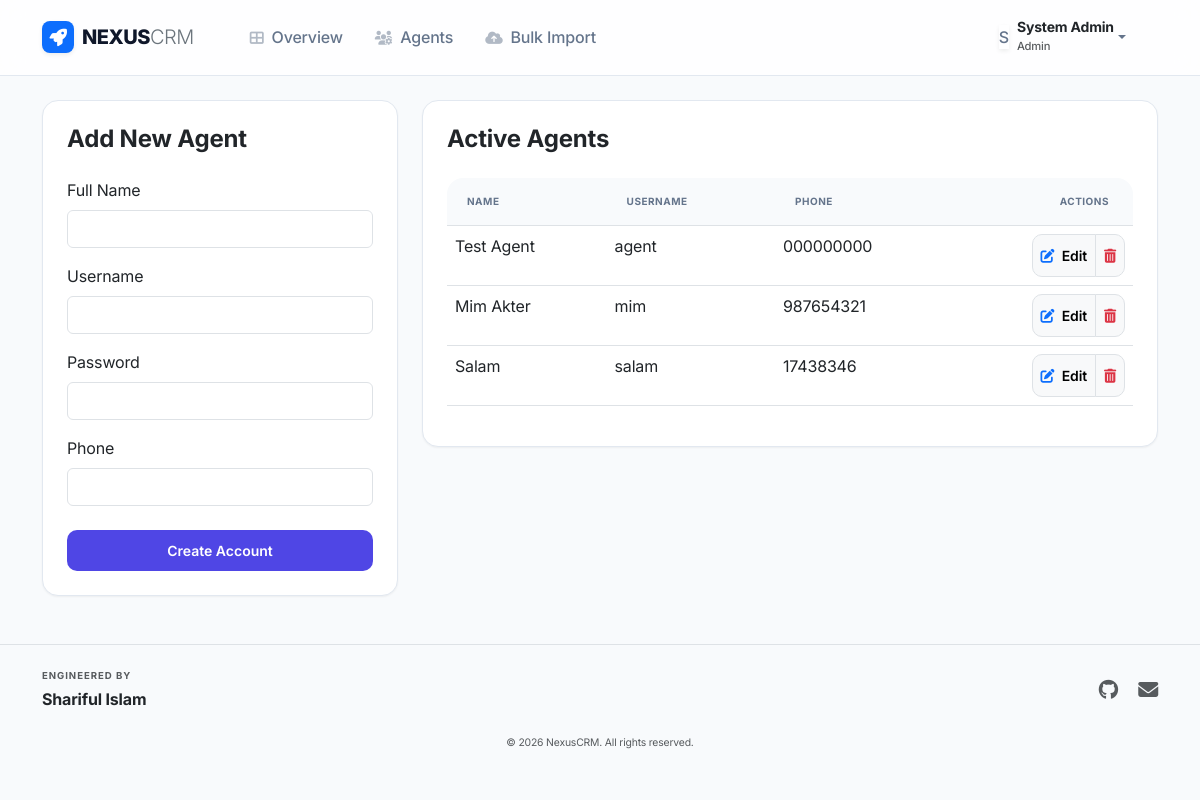
/dashboard/admin/agents (signed in), run on an earlier commit of the app's database.
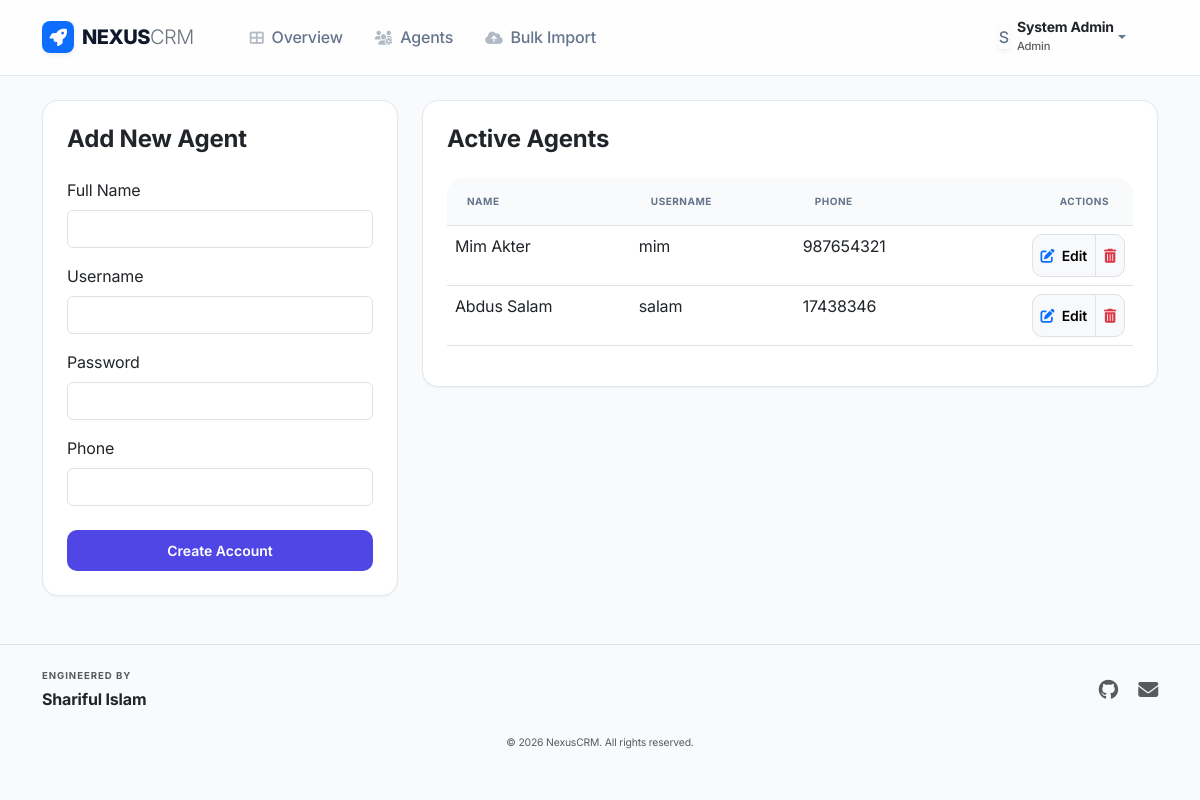
And on a later commit of the database.
### tables this page shows
CREATE TABLE users (
        username TEXT PRIMARY KEY,
        password TEXT NOT NULL,
        role TEXT NOT NULL,
        name TEXT,
        phone TEXT
    );

### dashboard/crm_routes.py (the view, shortened to what this page needs)
@dashboard_bp.route('/admin/agents', methods=['GET', 'POST'])
@admin_required
def manage_agents():
    users = db.get_users()
    agents = [u for u in users if u['Role'] == Config.ROLE_AGENT]
    return render_template('manage_agents.html', agents=agents)

### auth/login.py (called while the page is built)
def admin_required(f):
    @wraps(f)
    def decorated_function(*args, **kwargs):
        if 'user' not in session or session['user']['Role'] != Config.ROLE_ADMIN:
            flash("Access denied. Admin privileges required.", "danger")
            return redirect(url_for('dashboard.index'))
        return f(*args, **kwargs)
    return decorated_function

### utils/db_handler.py (called while the page is built)
    def _get_connection(self):
        conn = sqlite3.connect(self.db_path)
        conn.row_factory = sqlite3.Row  # This allows accessing columns by name
        return conn

    def get_users(self):
        conn = self._get_connection()
        cursor = conn.cursor()
        cursor.execute("SELECT * FROM users")
        rows = cursor.fetchall()
        users = []
        for row in rows:
            u = dict(row)
            mapped = {
                'Username': u.get('username'),
                'Password': u.get('password'),
                'Role': u.get('role'),
                'Name': u.get('name'),
                'Phone': u.get('phone')
            }
            users.append(mapped)
        conn.close()
        return users

### templates/manage_agents.html (shortened to what this page needs)
{% extends "layout.html" %}
{% block content %}
<div class="row">
    <div class="col-md-4">
        <div class="card p-4">
            <h4 class="fw-bold mb-4">Add New Agent</h4>
            <form method="POST">
                <div class="mb-3">
                    <label class="form-label">Full Name</label>
                    <input type="text" name="Name" class="form-control" required>
                </div>
                <div class="mb-3">
                    <label class="form-label">Username</label>
                    <input type="text" name="Username" class="form-control" required>
                </div>
                <div class="mb-3">
                    <label class="form-label">Password</label>
                    <input type="password" name="password" class="form-control" required>
                </div>
                <div class="mb-4">
                    <label class="form-label">Phone</label>
                    <input type="text" name="Phone" class="form-control">
                </div>
                <button type="submit" class="btn btn-primary w-100">Create Account</button>
            </form>
        </div>
    </div>
    <div class="col-md-8">
        <div class="card p-4">
            <h4 class="fw-bold mb-4">Active Agents</h4>
            <div class="table-responsive">
                <table class="table table-hover">
                    <thead>
                        <tr>
                            <th>Name</th>
                            <th>Username</th>
                            <th>Phone</th>
                            <th class="text-end pe-4">Actions</th>
                        </tr>
                    </thead>
                    <tbody>
                        {% for agent in agents %}
                        <tr>
                            <td>{{ agent.Name }}</td>
                            <td>{{ agent.Username }}</td>
                            <td>{{ agent.Phone }}</td>
                            <td class="text-end">
                                <div class="btn-group">
                                    <a href="{{ url_for('dashboard.edit_agent', username=agent.Username) }}" class="btn btn-xs btn-light border px-2" title="Edit Agent">
                                        <i class="fas fa-edit text-primary me-1"></i> Edit
                                    </a>
                                    <a href="{{ url_for('dashboard.delete_agent', username=agent.Username) }}" class="btn btn-xs btn-light border px-2 text-danger" onclick="return confirm('Are you sure?')" title="Delete Agent">
                                        <i class="fas fa-trash-alt"></i>
                                    </a>
                                </div>
                            </td>
                        </tr>
                        {% endfor %}
                    </tbody>
                </table>
            </div>
        </div>
    </div>
</div>
{% endblock %}

### templates/layout.html (shortened to what this page needs)
<!DOCTYPE html>
<html lang="en">
<head>
    <link href="https://cdn.jsdelivr.net/npm/bootstrap@5.3.0/dist/css/bootstrap.min.css" rel="stylesheet">
    <link rel="stylesheet" href="https://cdnjs.cloudflare.com/ajax/libs/font-awesome/6.4.0/css/all.min.css">
</head>
<body>
    <nav class="navbar navbar-expand-lg sticky-top mb-4">
        <div class="container">
            <a class="navbar-brand d-flex align-items-center" href="{{ url_for('index') }}">
                <div class="bg-primary text-white rounded-3 p-1 me-2 shadow-sm" style="width: 32px; height: 32px; display: grid; place-items: center;">
                    <i class="fas fa-rocket fa-sm"></i>
                </div>
                NEXUS<span class="text-secondary fw-light">CRM</span>
            </a>
            <div class="collapse navbar-collapse" id="navbarNav">
                <ul class="navbar-nav me-auto mb-2 mb-lg-0 ms-lg-4">
                    <li class="nav-item">
                        <a class="nav-link fw-medium px-3" href="{{ url_for('dashboard.index') }}">
                            <i class="fas fa-th-large me-2 small opacity-50"></i>Overview
                        </a>
                    </li>
                    {% if session.user and session.user.Role == 'Admin' %}
                    <li class="nav-item">
                        <a class="nav-link fw-medium px-3" href="{{ url_for('dashboard.manage_agents') }}">
                            <i class="fas fa-users-cog me-2 small opacity-50"></i>Agents
                        </a>
                    </li>
                    <li class="nav-item">
                        <a class="nav-link fw-medium px-3" href="{{ url_for('dashboard.bulk_upload') }}">
                            <i class="fas fa-cloud-upload-alt me-2 small opacity-50"></i>Bulk Import
                        </a>
                    </li>
                    {% endif %}
                </ul>
                <div class="navbar-nav align-items-lg-center">
                    {% if session.user %}
                    <div class="nav-item dropdown me-lg-3">
                        <a class="nav-link dropdown-toggle d-flex align-items-center" href="#" data-bs-toggle="dropdown">
                            <div class="avatar-sm me-2 shadow-sm">
                                {{ session.user.Name[0]|upper }}
                            </div>
                            <div class="d-none d-lg-block">
                                <div class="fw-bold lh-1 small text-dark">{{ session.user.Name }}</div>
                                <div class="text-muted smaller mt-1" style="font-size: 0.7rem;">{{ session.user.Role }}</div>
                            </div>
                        </a>
                    </div>
                    {% else %}
                    <a class="btn btn-primary btn-sm px-4" href="{{ url_for('auth.login') }}">Log In</a>
                    {% endif %}
                </div>
            </div>
        </div>
    </nav>
    <div class="container fade-in">
        {% block content %}{% endblock %}
    </div>
    <footer class="mt-5 pb-5 pt-4 border-top">
        <div class="container">
            <div class="row align-items-center">
                <div class="col-md-6 mb-3 mb-md-0 text-center text-md-start">
                    <div class="smaller text-muted fw-bold text-uppercase mb-1" style="font-size: 0.6rem; letter-spacing: 0.1em;">Engineered by</div>
                    <div class="fw-bold text-dark">Shariful Islam</div>
                </div>
                <div class="col-md-6 text-center text-md-end">
                    <a href="https://github.com/pythonicshariful" target="_blank" class="text-muted text-decoration-none me-3 transition-all hover-translate-y d-inline-block">
                        <i class="fab fa-github fa-lg"></i>
                    </a>
                    <a href="mailto:pythonicshariful@gmail.com" class="text-muted text-decoration-none transition-all hover-translate-y d-inline-block">
                        <i class="fas fa-envelope fa-lg"></i>
                    </a>
                </div>
            </div>
            <div class="mt-4 text-center">
                <div class="smaller text-muted" style="font-size: 0.65rem;">&copy; 2026 NexusCRM. All rights reserved.</div>
            </div>
        </div>
    </footer>
</body>
</html>

### templates/layout.html (style rules this page uses)
:root { --primary: #4f46e5; --primary-soft: #eef2ff; --secondary: #6366f1; --success: #10b981; --warning: #f59e0b; --danger: #ef4444; --background: #f8fafc; --surface: #ffffff; --text-main: #0f172a; --text-muted: #64748b; --border: #e2e8f0; --radius-sm: 8px; --radius: 16px; --radius-lg: 24px; --shadow-sm: 0 1px 2px 0 rgb(0 0 0 / 0.05); --shadow: 0 4px 6px -1px rgb(0 0 0 / 0.1), 0 2px 4px -2px rgb(0 0 0 / 0.1); --shadow-md: 0 10px 15px -3px rgb(0 0 0 / 0.1), 0 4px 6px -4px rgb(0 0 0 / 0.1); --glass: rgba(255, 255, 255, 0.8); }
body { font-family: 'Inter', system-ui, -apple-system, sans-serif; background-color: var(--background); color: var(--text-main); letter-spacing: -0.011em; line-height: 1.5; overflow-x: hidden; }
.navbar { background: var(--glass); backdrop-filter: blur(12px); -webkit-backdrop-filter: blur(12px); border-bottom: 1px solid var(--border); padding: 0.75rem 0; z-index: 1050; }
.navbar-brand { font-weight: 800; letter-spacing: -0.025em; color: var(--text-main) !important; }
.nav-link { font-weight: 500; color: var(--text-muted) !important; border-radius: var(--radius-sm); padding: 0.5rem 1rem !important; transition: all 0.2s; }
.card { border: 1px solid var(--border); border-radius: var(--radius); box-shadow: var(--shadow-sm); background: var(--surface); overflow: hidden; }
.btn { border-radius: 10px; padding: 0.625rem 1.25rem; font-weight: 600; font-size: 0.875rem; transition: all 0.2s cubic-bezier(0.4, 0, 0.2, 1); }
.btn-primary { background: var(--primary); border: none; }
.table-responsive { border-radius: var(--radius); scrollbar-width: thin; }
.table thead th { background: #f8fafc; color: var(--text-muted); font-size: 0.625rem; font-weight: 700; text-transform: uppercase; letter-spacing: 0.05em; border-top: none; padding: 1rem 1.25rem; }

What changed in the data, as far as the page shows it:
removed users: Name "Test Agent", Username "agent", Phone "000000000"
changed users "salam": Name "Salam" → "Abdus Salam"
